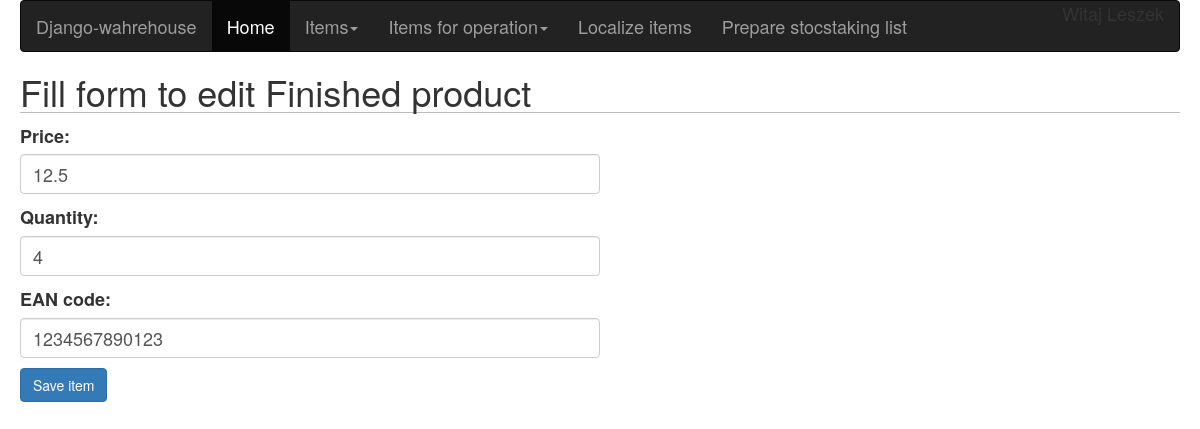
/warehouse/finishedproduct/test-1/edit/ (signed in), run on the app's committed database.
### warehouse/models.py (models this page shows, shortened)
class FinishedProduct(models.Model):
    name = models.CharField(max_length=255)
    slug = models.SlugField(blank=True)
    price = models.FloatField()
    quantity = models.PositiveIntegerField(default=0)
    EAN_code = models.CharField(max_length=13, default=0)

### warehouse/views.py (the view)
# urls.py: url(r'^finishedproduct/(?P<slug>[-\w]+)/edit/$', finished_product_edit_view, name='finished_item_edit'),
@login_required
def finished_product_edit_view(request, slug):
    item = FinishedProduct.objects.get(slug=slug)
    if request.method == 'POST':
        edit_product_form = FinishedProductEditForm(instance=item, data=request.POST)
        if edit_product_form.is_valid():
            edit_product_form.save()
            return redirect(item.get_absolute_url())
    else:
        edit_product_form = FinishedProductEditForm(instance=item)
    return render(request, 'products_html/finished_product_edit.html', {'edit_product_form': edit_product_form})

### warehouse/forms.py
class FinishedProductEditForm(forms.ModelForm):
    def __init__(self, *args, **kwargs):
        super(FinishedProductEditForm, self).__init__(*args, **kwargs)
        for field in iter(self.fields):
            self.fields[field].widget.attrs.update({
                'class': 'form-control'
            })
    class Meta:
        model = FinishedProduct
        fields = ('price', 'quantity', 'EAN_code')

### warehouse/templates/products_html/finished_product_edit.html (shortened to what this page needs)
{% extends "base.html" %}
{% block content %}
<h1>Fill form to edit Finished product</h1>
    <form action="." method="post">
    {{ edit_product_form.as_p }}
    <p><input class="btn btn-primary" type="submit" value="Save item"></p>
    </form>
{% endblock %}

### warehouse/static/css/base.css (style rules this page uses)
body { margin-left: 20px; margin-right: 20px; font-size: 18px; }
h1 { border-bottom:1px solid #bbb; }
input[type=submit] { font-size: 14px; }
.form-control { height: 40px; width: 50%; font-size: 18px; }

### data on the page
FinishedProduct: price "12.5", quantity "4", EAN_code "1234567890123"
